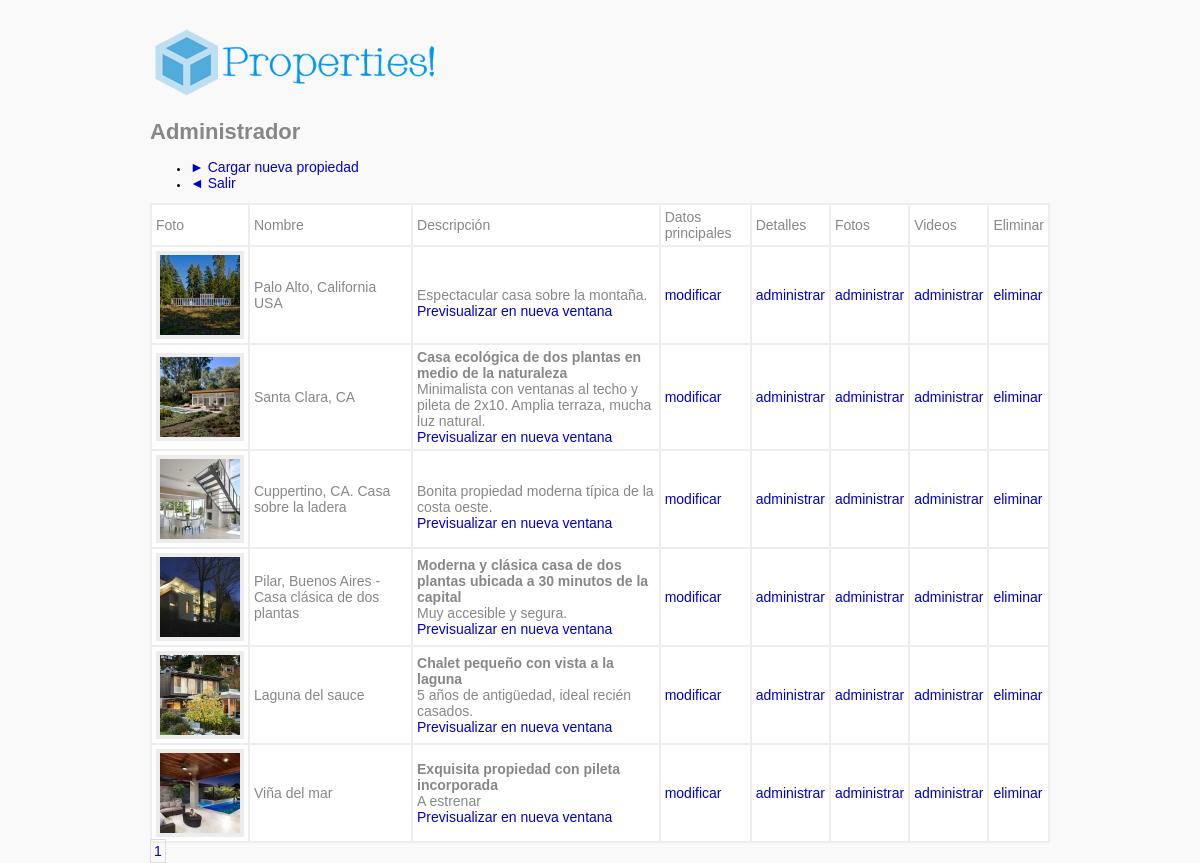
/admin.php (signed in), run on the app's committed database.
### tables this page shows
CREATE TABLE IF NOT EXISTS `propiedades` (
  `idpropiedad` int(11) NOT NULL AUTO_INCREMENT,
  `nombre` varchar(256) NOT NULL,
  `descripcion` varchar(1014) DEFAULT NULL,
  `moneda1` varchar(3) DEFAULT NULL,
  `moneda2` varchar(3) DEFAULT NULL,
  `precio1` int(11) DEFAULT NULL,
  `precio2` int(11) DEFAULT NULL,
  `superficie` int(11) DEFAULT NULL,
  `estado` varchar(30) DEFAULT NULL,
  `operacion` int(11) DEFAULT NULL,
  `visibilidad` varchar(30) DEFAULT NULL,
  `mapa` varchar(1024) DEFAULT NULL,
  `fotop` int(11) DEFAULT NULL,
  `plano` int(11) DEFAULT NULL,
  `fechaalta` datetime NOT NULL,
  `fechamod` datetime NOT NULL,
  PRIMARY KEY (`idpropiedad`)
);

### admin.php (the view, shortened to what this page needs)
<?php
include ('classes.php');
$c=new Conector();
$c->abrirbase(SERVER,DATABASE,DATABASEUSER,DATABASEPASSWORD);
echo startheaderadmin("Administrador de propiedades");
?>
<?php
echo endheaderadmin();
echo '<div class="wrapper">
<div class="logo"><img src="img/hm_logo.png" width="291" height="84" border="0" /></div>
<h1>Administrador</h1>
<ul>
<li><a href="alta.php">&#9658; Cargar nueva propiedad</a></li>
<li><a href="logout.php">&#9668; Salir</a></li>
</ul>
';
$curr_page = isset($_GET['page']) ? $_GET['page'] : 1;
$limit = 10;
$ps=$c->get_propiedades(0,0,($curr_page-1),$limit);
$qty_items = $c->get_total_propiedades();
$qty_pages = ceil($qty_items / $limit);
if (count($ps)==0) {
	echo "No hay propiedades cargadas";
}
else {
$td=new Tabla();
$td->set_titulos(array ("Foto","Nombre","Descripción","Datos principales","Detalles","Fotos","Videos","Eliminar"));
$td->set_columnas(8);
$i=0;
foreach ($ps as $p) {
	if ($p->get_fotop()==NULL) $columna[0][$i]='<img src="'.NOPICSMALL.'" />';
		else {
		$columna[0][$i]='<a href="'.$p->href_foto_media($p->get_fotop()).'" target="_blank">'.$p->show_foto_thumb($p->get_fotop()).'</a>';
		}
	$columna[1][$i]=$p->get_nombre();
	if  ($p->get_visibilidad()=='Visible') $pre='<br/><a href="propiedad.php?idp='.$p->get_idpropiedad().'" target="_blank">Previsualizar en nueva ventana</a>';
	$columna[2][$i]=$p->get_descripcion(1).$pre;
	$columna[3][$i]='<a href="modificar.php?idp='.$p->get_idpropiedad().'">modificar</a>';
	$columna[4][$i]='<a href="modificar-detalles.php?idp='.$p->get_idpropiedad().'">administrar</a>';
	$columna[5][$i]='<a href="modificar-fotos.php?idp='.$p->get_idpropiedad().'">administrar</a>';
	$columna[6][$i]='<a href="modificar-videos.php?idp='.$p->get_idpropiedad().'">administrar</a>';
	$columna[7][$i]='<a href="admin.php?ide='.$p->get_idpropiedad().'" onclick="return show_confirm()");>eliminar</a>';
	$i++;
}
$td->set_filas($i);
$td->set__columnasinterior($columna);
echo $td->dibujar();
$curr_page = isset($_GET['page']) ? $_GET['page'] : 1;
?>
<? for($i = 1; $i <= $qty_pages; $i++): ?>
    <a href="admin.php?page=<?= $i ?>" class="<?= ($i == $curr_page) ? 'curr' : '' ?>"><?= $i ?></a>
<? endfor ?>
<? endif;
echo '</div> ';
echo footeradmin();
}
?>

### classes.php (shortened to what this page needs)
<?php
include ('functions_hm.php');
class Propiedad {
   private $_idpropiedad;
   private $_descripcion;
   private $_fotop;
  function set_idpropiedad($i) {
	$this->_idpropiedad=$i;
	}
  function get_idpropiedad() {
	return $this->_idpropiedad;
  }
	function get_descripcion($s=0,$l=0) {
	if ($s==0) return $this->_descripcion;
		else {
			$desc="<strong>";
			$pos=strpos($this->_descripcion,"\r");
			$desc.=substr_replace($this->_descripcion,'</strong>', ($pos));
			$desc.="<br/>".substr($this->_descripcion,$pos);
			if ($l==0) return $desc;
				else {
					return substr($desc,0,$l+22);
				}
		}
	}
	function set_descripcion($s) {
		$this->_descripcion=$s;
	}
	function show_foto_thumb($i){
		$filename=$this->_idpropiedad.'-'.$i.'.jpg';
		return '<img src="'.FOTOSTHUMB.$filename.'" />';
	}
	function href_foto_media($i){
		$filename=$this->_idpropiedad.'-'.$i.'.jpg';
		return FOTOSMEDIAS.$filename;
	}
	function get_fotop(){
		return $this->_fotop;
	}
	function set_fotop($id){
		if ($id==NULL) unset($this->_fotop);
		else $this->_fotop=$id;
	}
  }
class Conector {
		function get_detalles_db($idpropiedad) {
			$querytxt="select * from propxdetalles pd, detalles d where pd.idpropiedad=".$idpropiedad." and pd.iddetalle=d.iddetalle;";
			$q=mysql_query($querytxt);
			if (mysql_num_rows($q)==0) { return NULL; }
				else {
				$detalles = array();
				while ($datos=mysql_fetch_array($q)) {
					$d = new detalle();
					$d->set_iddetalle($datos['iddetalle']);
					$d->set_nombre($datos['nombre']);
					$d->set_valor($datos['valor']);
					$detalles[]=$d;
				}
				return $detalles;
				}
		}
		function get_fotos_db($idpropiedad) {
			$querytxt="select * from fotos f where f.idpropiedad=".$idpropiedad." order by f.idfoto;";
			$q=mysql_query($querytxt);
			$fotos=array();
				while ($datos=mysql_fetch_array($q)) {
					$d = new foto();
					$d->set_idfoto($datos['idfoto']);
					$fotos[]=$d;
				}
				return $fotos;
		}
		function get_videos_db($idpropiedad) {
			$querytxt="select * from videos v where v.idpropiedad=".$idpropiedad." order by v.idvideo;";
			$q=mysql_query($querytxt);
			$videos=array();
			while ($datos=mysql_fetch_array($q)) {
					$d = new video();
					$d->set_idvideo($datos['idvideo']);
					$d->set_url($datos['url']);
					$d->set_descripcion($datos['descripcion']);
					$videos[]=$d;
				}
				return $videos;
		}
		function get_total_propiedades($t=0,$v=0){
			$querytxt="";
			if ($v==0) $vistxt=";";
 			if (($t==0) OR ($t>2))  $querytxt="SELECT * from propiedades ".$vistxt;
			$query=mysql_query($querytxt);
			return mysql_num_rows($query);
		}
		function get_propiedades($t=0,$v=0,$p=0,$rp=10) {
			$querytxt="";
			if ($t==0) $querytxt="SELECT * from propiedades ";
			$querytxt.=" LIMIT ".$p.",".$rp.";";
			$query=mysql_query($querytxt);
			if (mysql_num_rows($query)>0) {
				$ps = Array();
				while ($data=mysql_fetch_array($query)) {
					$p = new Propiedad();
					$p->set_idpropiedad($data['idpropiedad']);
					$p->set_nombre($data['nombre']);
					$p->set_descripcion($data['descripcion']);
					$p->set_moneda1($data['moneda1']);
					$p->set_precio1($data['precio1']);
					$p->set_moneda2($data['moneda2']);
					$p->set_precio2($data['precio2']);
					$p->set_superficie($data['superficie']);
					$p->set_estado($data['estado']);
					$p->set_operacion($data['operacion']);
					$p->set_visibilidad($data['visibilidad']);
					$p->set_mapa($data['mapa']);
					$p->set_detalle($this->get_detalles_db($data['idpropiedad']));
					$p->set_foto($this->get_fotos_db($data['idpropiedad']));
					$p->set_video($this->get_videos_db($data['idpropiedad']));
					$p->set_fotop($data['fotop']);
					$p->set_plano($data['plano']);
					$ps[]=$p;
				}
				return $ps;
			}
			else {
				return NULL;
			}
		}
}
class Tabla {
	private $_filas;
	private $_columnas;
	private $_titulos;
	private $_columnasinterior = array();
	function set_filas($f) {
		$this->_filas=$f;
		}
	function set_columnas($c) {
		$this->_columnas=$c;
	}
	function set_titulos($t) {
		$this->_titulos=$t;
	}
	function set__columnasinterior($c) {
		$this->_columnasinterior=$c;
	}
	function dibujar() {
		$r="<table border=1>";
		$r.="<tr>";
		for ($i=0;$i<$this->_columnas;$i++) {
			$r.="<td>";
			$r.=$this->_titulos[$i];
			$r.="</td>";
		}
		$r.="</tr>";
		for ($i=0;$i<$this->_filas;$i++) {
			$r.="<tr>";
			for ($j=0;$j<$this->_columnas;$j++) {
				$r.="<td>";
				$r.=$this->_columnasinterior[$j][$i];
				$r.="</td>";
			}
			$r.="</tr>";
		}
		$r.="</table>";
		return $r;
	}
}

### abm_style.css (style rules this page uses)
html, body { margin:0 auto; height:100%; font-family:Verdana, Arial, Helvetica, sans-serif; font-size:smaller; text-align:left; color:#878787; background-color:#f9f9f9; }
.wrapper { width:900px; padding-top:20px; clear:both; margin: auto; }
a { text-decoration:none; color:#0000cc; font-size:14px; }
li { color:#000000; }
table, td { border-color: #eeeded; border-style: solid; font-size:14px; }
table { border-width: 0 0 2px 2px; border-spacing: 0; border-collapse: collapse; }
table img { border:4px #EEEDED solid; }
td { margin: 0; padding: 4px; border-width: 2px 2px 0 0; background-color: #FFFFFF; }
h1 { font-size:22px; }
.logo { width:100%; height:84px; display:block; }

### admin.php (style rules this page uses)
.curr { border:1px solid #ddd; padding:3px; }

### data on the page
propiedades: descripcion "Espectacular casa sobre la montaña."
propiedades: descripcion "Casa ecológica de dos plantas en medio de la naturaleza", descripcion "Minimalista con ventanas al techo y pileta de 2x10. Amplia terraza, mucha luz natural."
propiedades: descripcion "Bonita propiedad moderna típica de la costa oeste."
propiedades: descripcion "Moderna y clásica casa de dos plantas ubicada a 30 minutos de la capital", descripcion "Muy accesible y segura."
propiedades: descripcion "Chalet pequeño con vista a la laguna", descripcion "5 años de antigüedad, ideal recién casados."
propiedades: descripcion "Exquisita propiedad con pileta incorporada", descripcion "A estrenar"
